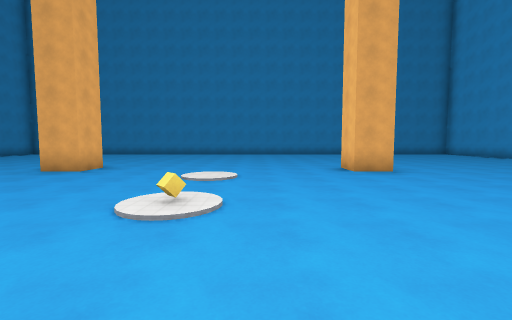
view 1 (above)

20 first-person views from a walk through a level from a Godot 3-D game. The camera is 1.5 m above the floor, tilts 4° down and sees 90° across. The floor is counted in squares, 2 m on a side. Each view is taken from the middle of a square. On the plan, view 1 faces up. The plan holds only what a view shows up to about 9 squares ahead; the rest is blank. Surface patterns are stand-ins for the level's own textures.

view 2
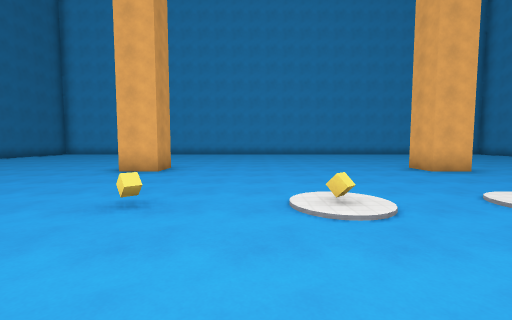

view 3
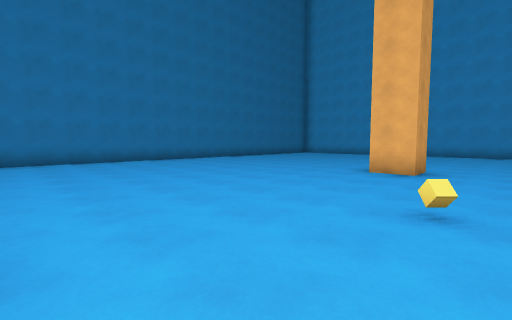

view 4
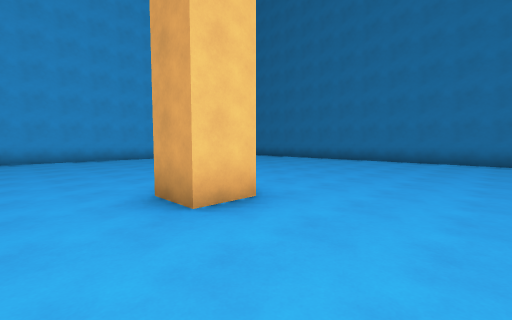

view 5
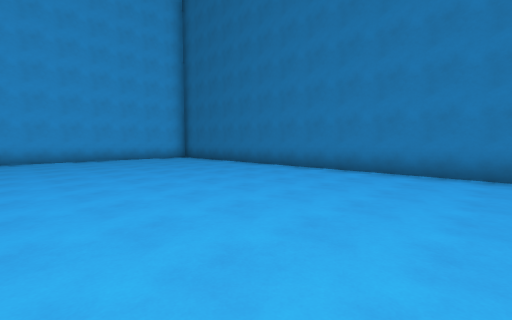

view 6
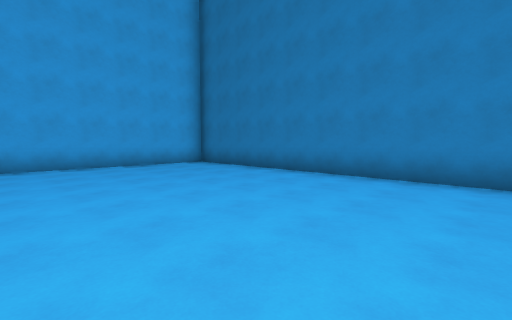

view 7
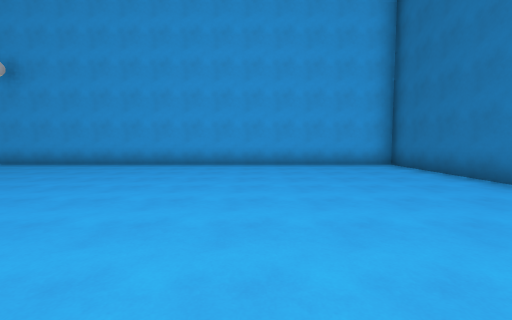

view 8
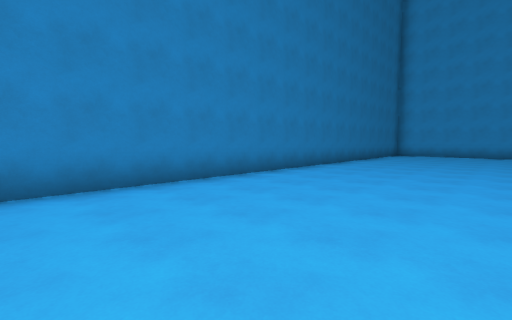

view 9
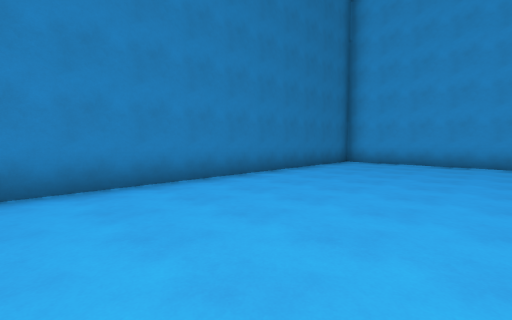

view 10
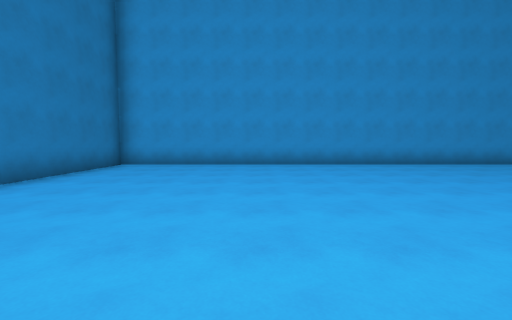

view 11
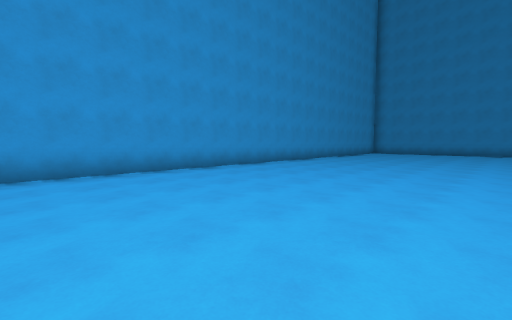

view 12
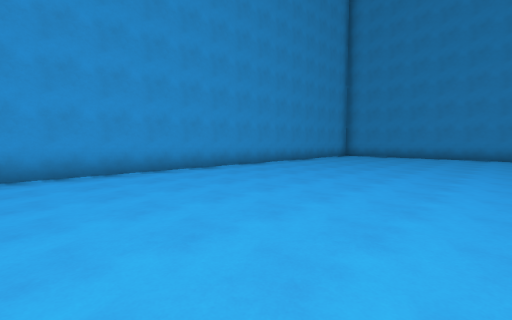

view 13
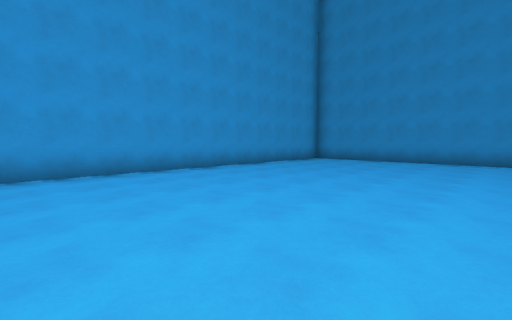

view 14
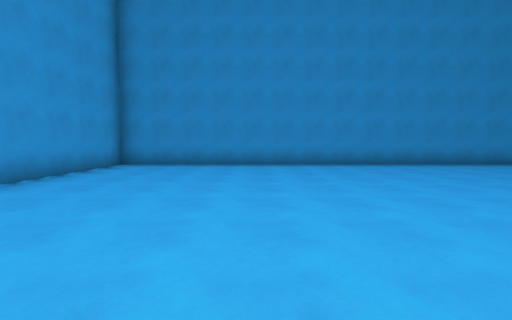

view 15
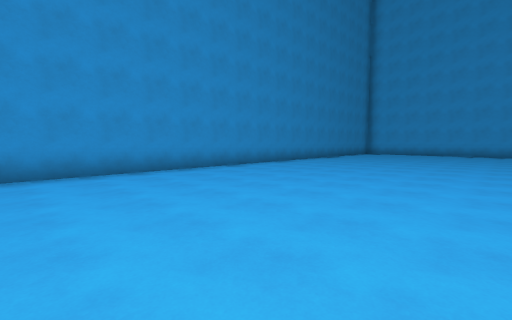

view 16
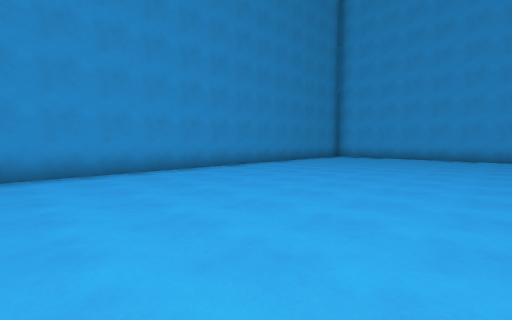

view 17
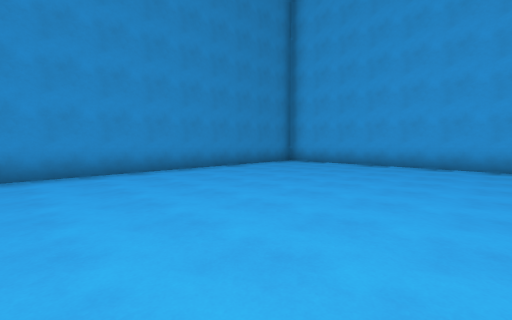

view 18
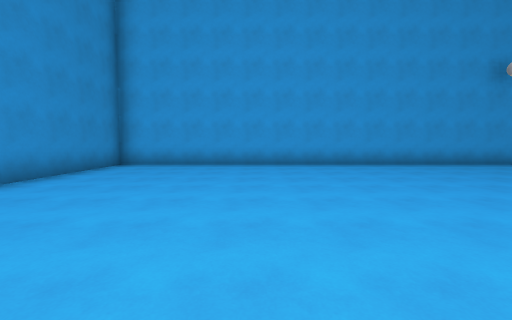

view 19
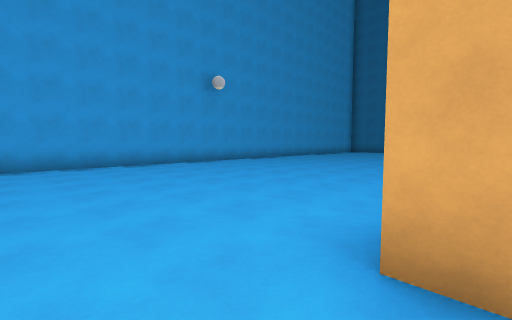

view 20
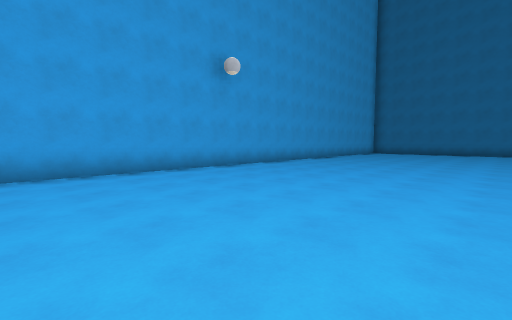

### Floor plan
Points are (right, up) in squares from view 1. A wall is a line through its corners. A room is listed if a view was taken in it or the views show most of it. See-through windows are left out.
Room 1 (views 1, 2, 3, 4, 5, 6, 7, 8, 9, 10, 11, 12, 13, 14, 15, 16, 17, 18, 19, 20)
walls: (-5.5, -0.5) (-4.5, -0.5) (-4.5, -1.5); (2.5, -1.5) (2.5, -0.5) (3.5, -0.5); (-4.5, 7.6) (-4.5, 6.5) (-5.5, 6.5); (3.6, 6.5) (2.5, 6.5) (2.5, 7.5); (2.9, 7.5) (3.5, 7.5); (-13.5, -9.5) (11.5, -9.5) (11.5, 15.5) (-13.5, 15.5) (-13.5, -9.5)
objects: other object (-1, 1); other object (-1, 3)

Positions as (right, up) in squares from view 1, and headings:
1: (0, 0), facing up
2: (2, 2), facing left
3: (2, 1), facing down-left
4: (0, 1), facing down-right
5: (0, -3), facing down-right
6: (3, -4), facing down-right
7: (3, -5), facing right
8: (2, -5), facing down-left
9: (-4, -5), facing down-left
10: (-5, -5), facing left
11: (-7, -2), facing up-left
12: (-7, 2), facing up-left
13: (-7, 5), facing up-left
14: (-9, 7), facing up
15: (-5, 9), facing up-right
16: (-1, 9), facing up-right
17: (3, 9), facing up-right
18: (3, 11), facing right
19: (3, 9), facing down-right
20: (5, 8), facing down-right
